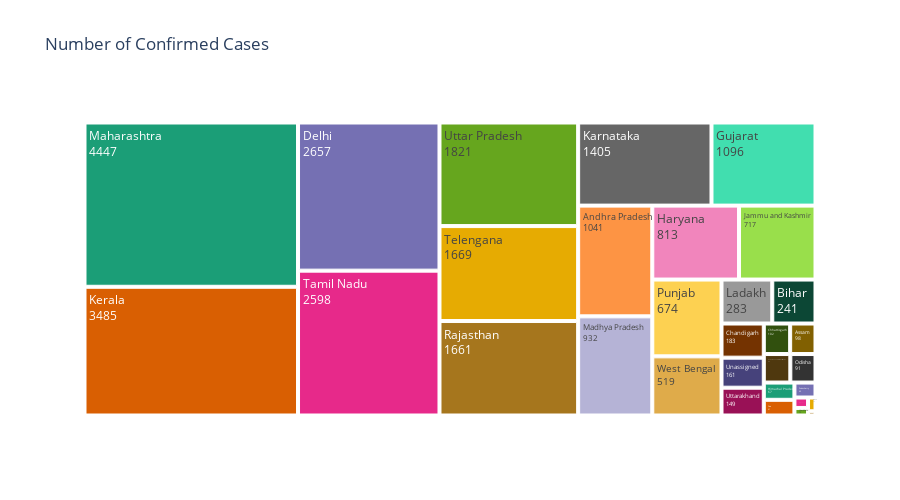
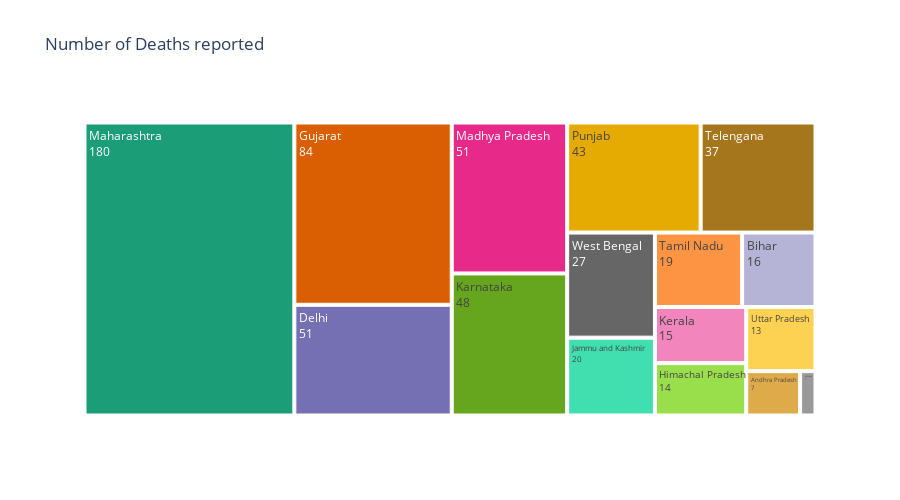

The notebook cell saved with these charts, in order:
### Code cell
fig = px.treemap(covid_19_india.sort_values
                 (by='Confirmed', ascending=False).reset_index(drop=True), 
                 path=["State/UnionTerritory"], values="Confirmed", height=500,
                 title='Number of Confirmed Cases',
                 color_discrete_sequence = px.colors.qualitative.Dark2)
fig.data[0].textinfo = 'label+text+value'
fig.show()

fig = px.treemap(covid_19_india.sort_values
                 (by='Deaths', ascending=False).reset_index(drop=True), 
                 path=["State/UnionTerritory"], values="Deaths", height=500,
                 title='Number of Deaths reported',
                 color_discrete_sequence = px.colors.qualitative.Dark2)
fig.data[0].textinfo = 'label+text+value'
fig.show()

### Figure 1 — Plotly figure (JSON) as saved in the notebook; plotly's stock layout.template omitted (floating-point values rounded to 4 significant figures)
{"data": [{"branchvalues": "total", "domain": {"x": [0, 1], "y": [0, 1]}, "hovertemplate": "labels=%{label}<br>Confirmed=%{value}<br>parent=%{parent}<br>id=%{id}<extra></extra>", "ids": ["Andaman and Nicobar Islands", "Andhra Pradesh", "Arunachal Pradesh", "Assam", "Bihar", "Chandigarh", "Chhattisgarh", "Delhi", "Goa", "Gujarat", "Haryana", "Himachal Pradesh", "Jammu and Kashmir", "Jharkhand", "Karnataka", "Kerala", "Ladakh", "Madhya Pradesh", "Maharashtra", "Manipur", "Mizoram", "Odisha", "Puducherry", "Punjab", "Rajasthan", "Tamil Nadu", "Telengana", "Unassigned", "Uttar Pradesh", "Uttarakhand", "West Bengal"], "labels": ["Andaman and Nicobar Islands", "Andhra Pradesh", "Arunachal Pradesh", "Assam", "Bihar", "Chandigarh", "Chhattisgarh", "Delhi", "Goa", "Gujarat", "Haryana", "Himachal Pradesh", "Jammu and Kashmir", "Jharkhand", "Karnataka", "Kerala", "Ladakh", "Madhya Pradesh", "Maharashtra", "Manipur", "Mizoram", "Odisha", "Puducherry", "Punjab", "Rajasthan", "Tamil Nadu", "Telengana", "Unassigned", "Uttar Pradesh", "Uttarakhand", "West Bengal"], "name": "", "parents": ["", "", "", "", "", "", "", "", "", "", "", "", "", "", "", "", "", "", "", "", "", "", "", "", "", "", "", "", "", "", ""], "textinfo": "label+text+value", "type": "treemap", "values": [96, 1041, 4, 98, 241, 183, 102, 2657, 61, 1096, 813, 67, 717, 13, 1405, 3485, 283, 932, 4447, 18, 13, 91, 40, 674, 1661, 2598, 1669, 161, 1821, 149, 519]}], "layout": {"height": 500, "legend": {"tracegroupgap": 0}, "title": {"text": "Number of Confirmed Cases"}, "treemapcolorway": ["rgb(27,158,119)", "rgb(217,95,2)", "rgb(117,112,179)", "rgb(231,41,138)", "rgb(102,166,30)", "rgb(230,171,2)", "rgb(166,118,29)", "rgb(102,102,102)"]}}

### Figure 2 — Plotly figure (JSON) as saved in the notebook; plotly's stock layout.template omitted (floating-point values rounded to 4 significant figures)
{"data": [{"branchvalues": "total", "domain": {"x": [0, 1], "y": [0, 1]}, "hovertemplate": "labels=%{label}<br>Deaths=%{value}<br>parent=%{parent}<br>id=%{id}<extra></extra>", "ids": ["Andaman and Nicobar Islands", "Andhra Pradesh", "Arunachal Pradesh", "Assam", "Bihar", "Chandigarh", "Chhattisgarh", "Delhi", "Goa", "Gujarat", "Haryana", "Himachal Pradesh", "Jammu and Kashmir", "Jharkhand", "Karnataka", "Kerala", "Ladakh", "Madhya Pradesh", "Maharashtra", "Manipur", "Mizoram", "Odisha", "Puducherry", "Punjab", "Rajasthan", "Tamil Nadu", "Telengana", "Unassigned", "Uttar Pradesh", "Uttarakhand", "West Bengal"], "labels": ["Andaman and Nicobar Islands", "Andhra Pradesh", "Arunachal Pradesh", "Assam", "Bihar", "Chandigarh", "Chhattisgarh", "Delhi", "Goa", "Gujarat", "Haryana", "Himachal Pradesh", "Jammu and Kashmir", "Jharkhand", "Karnataka", "Kerala", "Ladakh", "Madhya Pradesh", "Maharashtra", "Manipur", "Mizoram", "Odisha", "Puducherry", "Punjab", "Rajasthan", "Tamil Nadu", "Telengana", "Unassigned", "Uttar Pradesh", "Uttarakhand", "West Bengal"], "name": "", "parents": ["", "", "", "", "", "", "", "", "", "", "", "", "", "", "", "", "", "", "", "", "", "", "", "", "", "", "", "", "", "", ""], "textinfo": "label+text+value", "type": "treemap", "values": [0, 7, 0, 0, 16, 0, 0, 51, 0, 84, 2, 14, 20, 0, 48, 15, 0, 51, 180, 0, 0, 0, 0, 43, 0, 19, 37, 0, 13, 0, 27]}], "layout": {"height": 500, "legend": {"tracegroupgap": 0}, "title": {"text": "Number of Deaths reported"}, "treemapcolorway": ["rgb(27,158,119)", "rgb(217,95,2)", "rgb(117,112,179)", "rgb(231,41,138)", "rgb(102,166,30)", "rgb(230,171,2)", "rgb(166,118,29)", "rgb(102,102,102)"]}}
